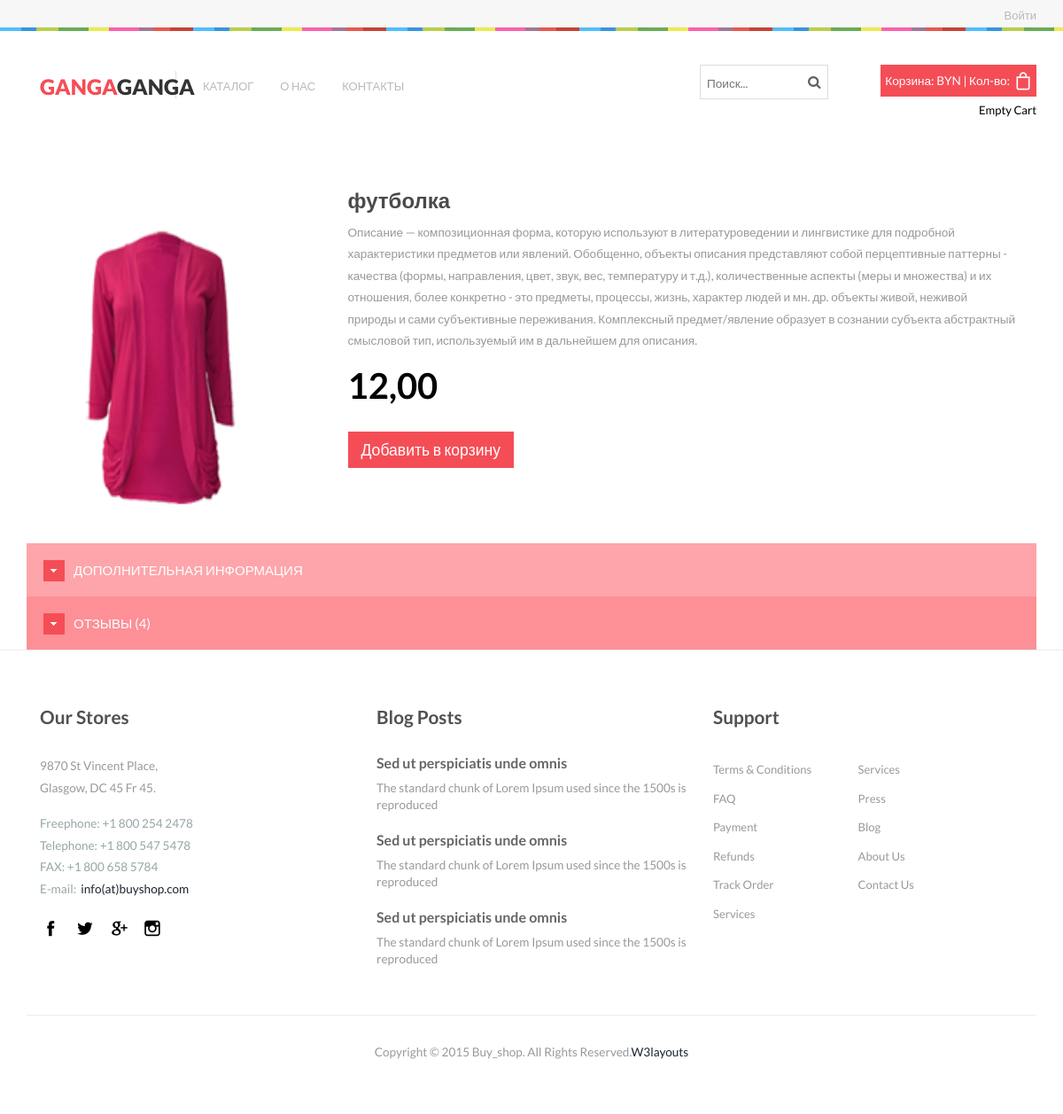
Screenshot of /krutoi-stol/ with the database file from the repository.
### shop/models.py (models this page shows, shortened)
class Product(models.Model):
    title = models.CharField(
        max_length=32,
        verbose_name='название товара',
        null=False,
        blank=False
    )
    description = models.TextField(
        verbose_name='описание товара',
        max_length=4096,
        null=True,
        blank=True
    )
    descr = models.TextField(
        verbose_name='информация о товаре',
        max_length=4096,
        null=True,
        blank=True,
    )
    slug = models.SlugField(
        verbose_name='URL',
        unique=True,
        null=False,
        blank=False
    )
    category = models.ForeignKey(
        'Category',
        on_delete=models.PROTECT,
        verbose_name='категория'
    )
    image = models.ImageField(
        verbose_name='картинка',
        upload_to='product/',
        null=True,
        blank=True
    )
    price = models.DecimalField(
        max_digits=6,
        decimal_places=2,
        verbose_name='цена',
        null=True,
        blank=True
    )
    is_published = models.BooleanField(
        default=False,
        verbose_name='публикация'
    )
    class Meta:
        verbose_name = 'товар'
        verbose_name_plural = 'товары'

### shop/views.py (the view)
# urls.py: path('<slug:slug>/', ProductDetailView.as_view(), name='shop_product_detail'),
class ProductDetailView(SortList, DetailView):
    template_name = 'shop/single.html'
    model = Product

### shop/templates/shop/single.html (shortened to what this page needs)
{% load static %}
<!DOCTYPE HTML>
<html>
<head>
<link href="{% static 'css/bootstrap.css' %}" rel='stylesheet' type='text/css' />
<link href="{% static 'css/style.css' %}" rel='stylesheet' type='text/css' />
<link href="{% static 'css/megamenu.css' %}" rel="stylesheet" type="text/css" media="all" />
<link rel="stylesheet" href="{% static 'css/etalage.css' %}">
</head>
<body>
{% include "shop/components/header.html" %}
<div class="single_top">
	 <div class="container">
	      <div class="single_grid">
				<div class="grid images_3_of_2">
						<ul id="etalage">
							<li>
								<a href="optionallink.html">
									<img class="etalage_thumb_image" src="{{ product.image.url }}" class="img-responsive" />
								</a>
							</li>
						</ul>
				  </div>
				  <div class="desc1 span_3_of_2">
					<h1>{{ product.title }}</h1>
					<p>{{ product.description }}</p>
			         <div class="simpleCart_shelfItem">
			         	<div class="price_single">
						  <div class="head"><h2><span class="amount item_price">{{ product.price }}</span></h2></div>
					       <div class="clearfix"></div>
					     </div>
			              <div class="size_2-right"><a href="#" class="item_add item_add1 btn_5" value="" /> Добавить в корзину </a></div>
			         </div>
				</div>
          	    <div class="clearfix"></div>
          	   </div>
			 <ul class="menu_drop">
				<li class="item1"><a href="#"><img src="{% static 'images/product_arrow.png' %}">Дополнительная информация</a>
				</li>
				<li class="item2"><a href="#"><img src="{% static 'images/product_arrow.png' %}">Отзывы ({{ product.reviews_set.count }})</a>
				</li>
	 		</ul>
   </div>
{% include "shop/components/footer.html" %}
</body>
</html>

### shop/templates/shop/components/header.html
<div class="header_top">
	<div class="container">
         <div class="cssmenu">
			<ul>
				{% if user.is_authenticated %}
				<li class="active"><a href="{% url 'logout' %}">{{user.username}}</a></li>
				<li class="active"><a href="{% url 'logout' %}">Выйти</a></li>
				{% else %}
			    <li class="active"><a href="{% url 'signin' %}">Войти</a></li>
				{% endif %}
			</ul>
		 </div>
	</div>
</div>
<div class="wrap-box"></div>
<div class="header_bottom">
	    <div class="container">
			<div class="col-xs-8 header-bottom-left">
				<div class="col-xs-3 logo">
					<h1><a href="{% url 'shop_product_list' %}"><span>ganga</span>ganga</a></h1>
				</div>
				<div class="col-xs-4 menu">
		            <ul class="megamenu skyblue">
				      <li><a class="color1" href="{% url 'shop_product_list' %}">Каталог</a>
					</li>
				<li><a class="color4" href="{% url 'about' %}">О нас</a></li>
				<li><a class="color6" href="{% url 'contact' %}">Контакты</a></li>
			  </ul>
			</div>
		</div>
	    <div class="col-xs-4 header-bottom-right">
	        <div class="box_1-cart">
			  <div class="box_11"><a href="{% url 'shop_cart' %}">
			  <h4><p>Корзина: <span>{{ total_amount }} BYN</span> | <span>Кол-во: {{ cart_amount }}</span></p><img src="images/bag.png" alt=""/><div class="clearfix"> </div></h4>
			  </a></div>
			  <p class="empty"><a href="javascript:;" class="simpleCart_empty">Empty Cart</a></p>
			  <div class="clearfix"> </div>
			</div>
			{% include "shop/components/search.html" %}
	         <div class="clearfix"></div>
       </div>
        <div class="clearfix"></div>
	 </div>
</div>

### shop/templates/shop/components/search.html (shortened to what this page needs)
<div class="search">
	<form action="{% url 'search' %}" method="get">
	<input type="text" name="q" class="textbox" placeholder="Поиск...">
	<input type="submit" value="Subscribe" id="submit" name="submit">
	</form>
 </div>

### shop/templates/shop/components/footer.html (shortened to what this page needs)
<div class="footer">
	<div class="container">
	   <div class="footer_top">
		<div class="col-md-4 box_3">
			<h3>Our Stores</h3>
			<address class="address">
              <p>9870 St Vincent Place, <br>Glasgow, DC 45 Fr 45.</p>
              <dl>
                 <dd>Freephone:<span> +1 800 254 2478</span></dd>
                 <dd>Telephone:<span> +1 800 547 5478</span></dd>
                 <dd>FAX: <span>+1 800 658 5784</span></dd>
                 <dd>E-mail:&nbsp; <a href="mailto@example.com">info(at)buyshop.com</a></dd>
              </dl>
           </address>
           <ul class="footer_social">
			  <li><a href=""> <i class="fb"> </i> </a></li>
			  <li><a href=""><i class="tw"> </i> </a></li>
			  <li><a href=""><i class="google"> </i> </a></li>
			  <li><a href=""><i class="instagram"> </i> </a></li>
		   </ul>
		</div>
		<div class="col-md-4 box_3">
			<h3>Blog Posts</h3>
			<h4><a href="#">Sed ut perspiciatis unde omnis</a></h4>
			<p>The standard chunk of Lorem Ipsum used since the 1500s is reproduced</p>
			<h4><a href="#">Sed ut perspiciatis unde omnis</a></h4>
			<p>The standard chunk of Lorem Ipsum used since the 1500s is reproduced</p>
			<h4><a href="#">Sed ut perspiciatis unde omnis</a></h4>
			<p>The standard chunk of Lorem Ipsum used since the 1500s is reproduced</p>
		</div>
		<div class="col-md-4 box_3">
			<h3>Support</h3>
			<ul class="list_1">
				<li><a href="#">Terms & Conditions</a></li>
				<li><a href="#">FAQ</a></li>
				<li><a href="#">Payment</a></li>
				<li><a href="#">Refunds</a></li>
				<li><a href="#">Track Order</a></li>
				<li><a href="#">Services</a></li>
			</ul>
			<ul class="list_1">
				<li><a href="#">Services</a></li>
				<li><a href="#">Press</a></li>
				<li><a href="#">Blog</a></li>
				<li><a href="#">About Us</a></li>
				<li><a href="#">Contact Us</a></li>
			</ul>
			<div class="clearfix"> </div>
		</div>
		<div class="clearfix"> </div>
		</div>
		<div class="footer_bottom">
			<div class="copy">
                <p>Copyright © 2015 Buy_shop. All Rights Reserved.<a href="http://w3layouts.com/" target="_blank">W3layouts</a> </p>
	        </div>
	    </div>
	</div>
</div>

### static/css/megamenu.css (style rules this page uses)
.megamenu { margin-bottom:0px;padding:0;width:100%;list-style:none;display:inline-block;position:relative;font-size:0.8125em }
.megamenu li { margin-bottom:-5px;display:inline }
.megamenu>li>a { float:left;padding:8px 15px;text-decoration:none;text-transform:capitalize;font-size:1em; -webkit-transition: all 0.3s ease-in-out;text-transform:uppercase; -moz-transition: all 0.3s ease-in-out; -o-transition: all 0.3s ease-in-out; transition: all 0.3s ease-in-out; }
.skyblue li>a,.skyblue>li.showhide span { color:#BABABA; }

### static/css/etalage.css (style rules this page uses)
#etalage { display: none; }
#etalage .etalage_thumb { background: white url(../images/loading.gif) center no-repeat; }
.etalage, .etalage_thumb, .etalage_thumb_image, .etalage_source_image, .etalage_zoom_preview, .etalage_icon, .etalage_hint { display:none }
.etalage, .etalage ul, .etalage li, .etalage img, .etalage_hint, .etalage_icon, .etalage_description { margin:0; padding:0; border:0; list-style:none }
.etalage, .etalage_magnifier div, .etalage_magnifier div img, .etalage_small_thumbs ul, ul .etalage_small_thumbs li, .etalage_zoom_area div, .etalage_zoom_img { position:relative }
.etalage img, .etalage li { -webkit-user-select:none; -khtml-user-select:none; -moz-user-select:none; -o-user-select:none; user-select:none; -webkit-user-drag:none; -moz-user-drag:none; user-drag:none }
.etalage, .etalage_small_thumbs li { float:left }
.etalage li { position:absolute }
.etalage img { vertical-align:bottom; max-width:none; }
.etalage_thumb_image { width:100% !important; }
.etalage { direction:ltr; }

### rows the page displays
Product: image (picture), title "футболка", description "Описание — композиционная форма, которую используют в литературоведении и лингвистике для подробной характеристики предметов или явлений. Обобщенно, объекты описания представляют собой перцептивные паттерны - качества (формы, направления, цвет, звук, вес, температуру и т.д.), количественные аспекты (меры и множества) и их отношения, более конкретно - это предметы, процессы, жизнь, характер людей и мн. др. объекты живой, неживой природы и сами субъективные переживания. Комплексный предмет/явление образует в сознании субъекта абстрактный смысловой тип, используемый им в дальнейшем для описания.", price "12,00", reviews_set.count "4"
